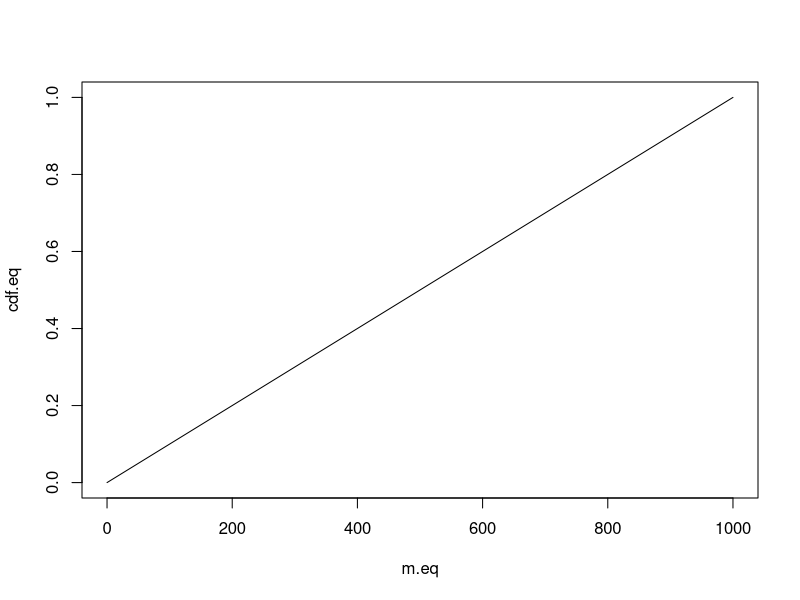
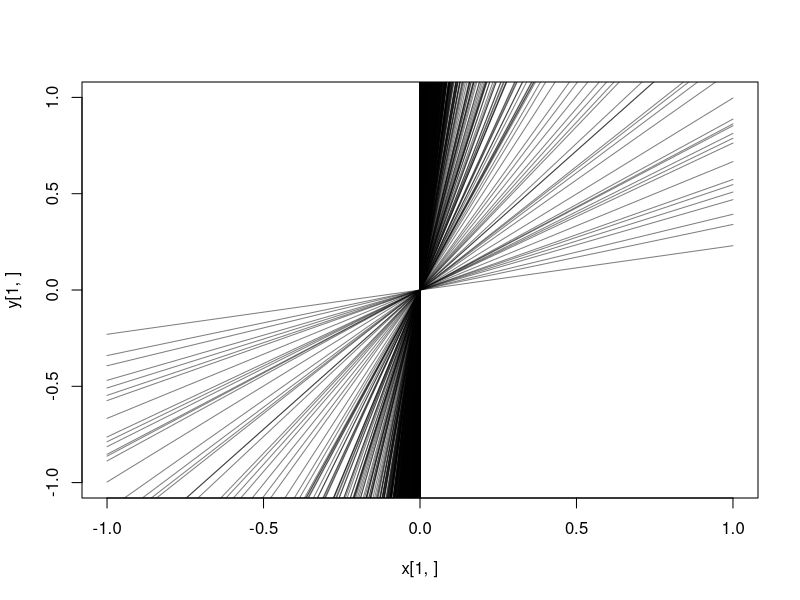

Reproduce these figures in R, in order.
m=1
c=0

# sample from flat (but proper) prior
m.min=0
m.max=1.0e3
pi = 1/(m.max-m.min)

cdf.prior <- function(m)
{
  cdf <-m/m.max
  return(cdf)
}

icdf.prior <- function(cdf)
{
  m <-cdf*m.max
  return(m)
}

cdf.eq <- seq(0,1,length.out=1000) 
m.eq <- icdf.prior(cdf.eq)
plot(m.eq,cdf.eq,ty="l")

cdf.m <- runif(10000,0,1)
m <- icdf.prior(cdf.m)

straight.line <- function(x,m,c)
{
  y <- c+m*x
  return(y)
}

x <- matrix(seq(-1,1,length.out=100),nrow=10000,ncol=100,byrow=T)
y <- matrix(NA,nrow=10000,ncol=100)
for (i in 1:dim(x)[1])
{
  y[i,] <- straight.line(x[i,],m[i],0)
}
plot(x[1,],y[1,],ty="l",xlim=c(-1,1),ylim=c(-1,1))
for (i in 2:dim(x)[1])
{
  lines(x[i,],y[i,],col=rgb(0,0,0,0.5))
}



